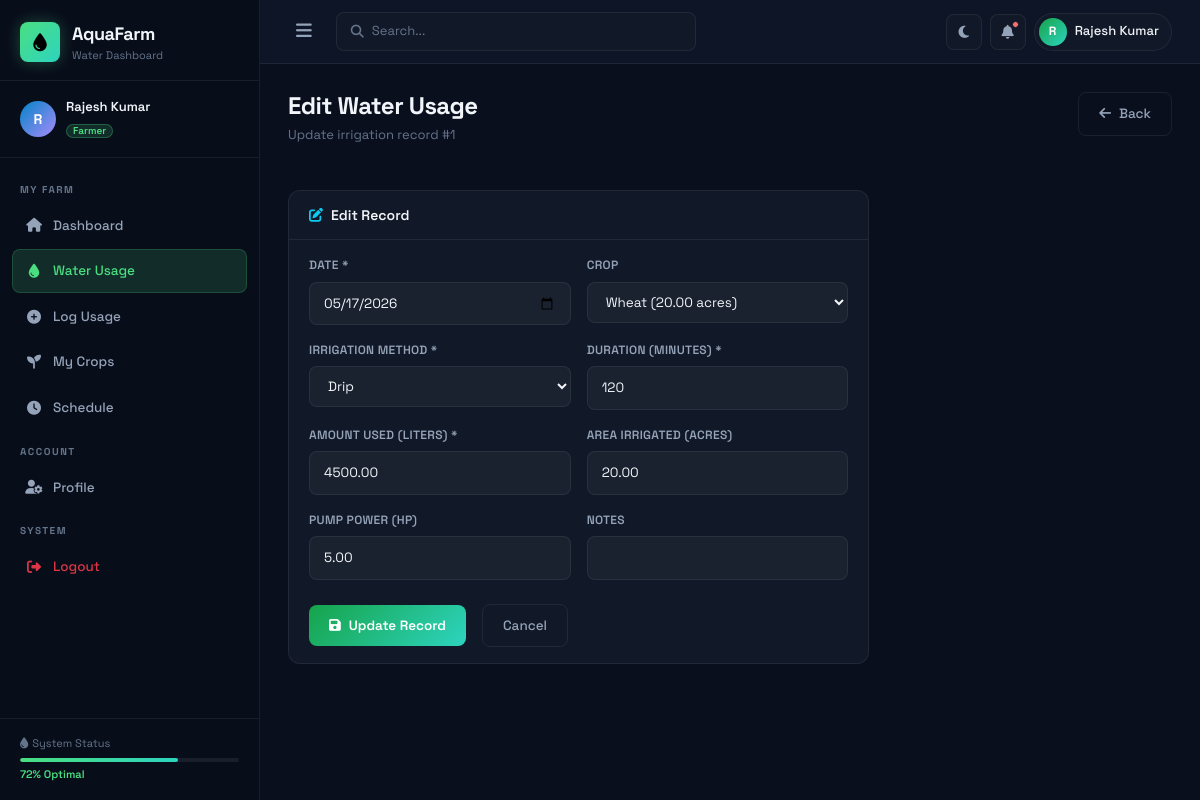
Screenshot of /water/edit/1 (signed in) with the database file from the repository.
### tables this page shows
CREATE TABLE IF NOT EXISTS water_usage (
    id INT AUTO_INCREMENT PRIMARY KEY,
    farmer_id INT NOT NULL,
    crop_id INT DEFAULT NULL,
    usage_date DATE NOT NULL,
    amount_used DECIMAL(10,2) NOT NULL COMMENT 'in liters',
    irrigation_method ENUM('drip', 'sprinkler', 'flood', 'furrow', 'subsurface') NOT NULL,
    duration_minutes INT NOT NULL,
    pump_power DECIMAL(5,2) DEFAULT NULL COMMENT 'in HP',
    area_irrigated DECIMAL(10,2) DEFAULT NULL COMMENT 'in acres',
    notes TEXT DEFAULT NULL,
    created_at TIMESTAMP DEFAULT CURRENT_TIMESTAMP,
    FOREIGN KEY (farmer_id) REFERENCES farmers(id) ON DELETE CASCADE,
    FOREIGN KEY (crop_id) REFERENCES crops(id) ON DELETE SET NULL
);

CREATE TABLE IF NOT EXISTS crops (
    id INT AUTO_INCREMENT PRIMARY KEY,
    farmer_id INT NOT NULL,
    crop_name VARCHAR(100) NOT NULL,
    crop_type ENUM('cereal', 'vegetable', 'fruit', 'pulse', 'oilseed', 'cash_crop') NOT NULL,
    area_planted DECIMAL(10,2) NOT NULL COMMENT 'in acres',
    planting_date DATE NOT NULL,
    expected_harvest DATE NOT NULL,
    water_requirement DECIMAL(10,2) NOT NULL COMMENT 'liters per day per acre',
    growth_stage ENUM('seedling', 'vegetative', 'flowering', 'fruiting', 'harvest') DEFAULT 'seedling',
    status ENUM('active', 'harvested', 'failed') DEFAULT 'active',
    created_at TIMESTAMP DEFAULT CURRENT_TIMESTAMP,
    FOREIGN KEY (farmer_id) REFERENCES farmers(id) ON DELETE CASCADE
);

### app/core/Controller.php (called while the page is built, shortened)
<?php
class Controller {
    protected function model($model) {
        $modelFile = BASE_PATH . '/app/models/' . $model . '.php';
        if (file_exists($modelFile)) {
            return new $model();
        }
        die("Model {$model} not found.");
    }
    protected function render($view, $data = [], $layout = 'main') {
        extract($data);
        $layoutFile = BASE_PATH . '/app/views/layouts/' . $layout . '.php';
        require_once $layoutFile;
    }
}

### app/controllers/WaterController.php (called while the page is built, shortened)
<?php
class WaterController extends Controller {
    public function edit($id) {
        $farmerModel = $this->model('FarmerModel');
        $waterModel  = $this->model('WaterUsageModel');
        $cropModel   = $this->model('CropModel');
        $farmer = $farmerModel->getByUserId($_SESSION['user_id']);
        $record = $waterModel->findById($id);
        $crops = $cropModel->getActiveCrops($farmer['id']);
        $this->render('water.edit', [
            'title'  => 'Edit Water Usage',
            'record' => $record,
            'crops'  => $crops,
        ], 'main');
    }
}

### app/core/Router.php (called while the page is built, shortened)
<?php
class Router {
    private $url;
    public function __construct() {
        $this->url = $this->parseUrl();
    }
    private function parseUrl() {
        if (isset($_GET['url'])) {
            return filter_var(rtrim($_GET['url'], '/'), FILTER_SANITIZE_URL);
        }
        return '';
    }
    public function route() {
        $urlParts = $this->url ? explode('/', $this->url) : [];
        $methodName = isset($urlParts[1]) && !empty($urlParts[1])
            ? strtolower($urlParts[1])
            : 'index';
        $params = array_slice($urlParts, 2);
        $controller = new $controllerName();
        call_user_func_array([$controller, $methodName], $params);
    }
}

### app/core/App.php (called while the page is built, shortened)
<?php
class App {
    public function __construct() {
        require_once BASE_PATH . '/app/core/Database.php';
        require_once BASE_PATH . '/app/core/Model.php';
        require_once BASE_PATH . '/app/core/Controller.php';
        require_once BASE_PATH . '/app/core/Router.php';
        require_once BASE_PATH . '/app/core/Helper.php';
        $router = new Router();
        $router->route();
    }
}

### public/index.php (called while the page is built, shortened)
<?php
require_once BASE_PATH . '/app/core/App.php';
new App();

### app/core/Database.php (called while the page is built, shortened)
<?php
class Database {
    private static $instance = null;
    private $connection;
    private function __construct() {
        $port = defined('DB_PORT') ? DB_PORT : '3306';
        $dsn = 'mysql:host=' . DB_HOST . ';port=' . $port . ';dbname=' . DB_NAME . ';charset=' . DB_CHARSET;
        $options = [
            PDO::ATTR_ERRMODE            => PDO::ERRMODE_EXCEPTION,
            PDO::ATTR_DEFAULT_FETCH_MODE => PDO::FETCH_ASSOC,
            PDO::ATTR_EMULATE_PREPARES   => false,
        ];
        try {
            $this->connection = new PDO($dsn, DB_USER, DB_PASS, $options);
        } catch (PDOException $e) {
            die(json_encode(['error' => 'Database connection failed: ' . $e->getMessage()]));
        }
    }
    public static function getInstance() {
        if (self::$instance === null) {
            self::$instance = new self();
        }
        return self::$instance;
    }
    public function query($sql, $params = []) {
        $stmt = $this->connection->prepare($sql);
        $stmt->execute($params);
        return $stmt;
    }
    public function fetchAll($sql, $params = []) { return $this->query($sql, $params)->fetchAll(); }
    public function fetch($sql, $params = []) { return $this->query($sql, $params)->fetch(); }
}

### app/core/Model.php (called while the page is built, shortened)
<?php
class Model {
    protected $db;
    protected $table;
    protected $primaryKey = 'id';
    public function __construct() {
        $this->db = Database::getInstance();
    }
    public function findById($id) {
        return $this->db->fetch(
            "SELECT * FROM {$this->table} WHERE {$this->primaryKey} = ?",
            [$id]
        );
    }
}

### app/models/FarmerModel.php (called while the page is built, shortened)
<?php
class FarmerModel extends Model {
    public function getByUserId($userId) {
        return $this->db->fetch(
            "SELECT f.*, u.name, u.email, u.role, u.last_login
             FROM farmers f
             JOIN users u ON u.id = f.user_id
             WHERE f.user_id = ?",
            [$userId]
        );
    }
}

### app/models/CropModel.php (called while the page is built, shortened)
<?php
class CropModel extends Model {
    public function getActiveCrops($farmerId) {
        return $this->db->fetchAll(
            "SELECT id, crop_name, crop_type, area_planted FROM crops
             WHERE farmer_id = ? AND status = 'active' ORDER BY crop_name ASC",
            [$farmerId]
        );
    }
}

### app/core/Helper.php (called while the page is built, shortened)
<?php
function e($str) {
    return htmlspecialchars($str ?? '', ENT_QUOTES, 'UTF-8');
}

### app/views/water/edit.php (the view, shortened to what this page needs)
<div class="page-header">
    <div>
        <h1 class="page-title">Edit Water Usage</h1>
        <p class="page-subtitle">Update irrigation record #<?= $record['id'] ?></p>
    </div>
    <a href="<?= APP_URL ?>/water" class="btn-outline-custom"><i class="fas fa-arrow-left me-2"></i>Back</a>
</div>
<div class="row g-4">
    <div class="col-lg-8">
        <div class="card-custom">
            <div class="card-header-custom">
                <h3 class="card-title-custom"><i class="fas fa-edit me-2 text-info"></i>Edit Record</h3>
            </div>
            <div class="card-body-custom">
                <form action="<?= APP_URL ?>/water/update/<?= $record['id'] ?>" method="POST" class="form-custom">
                    <div class="row g-3">
                        <div class="col-md-6">
                            <label class="form-label-custom">Date *</label>
                            <input type="date" name="usage_date" class="form-control-custom" value="<?= $record['usage_date'] ?>" required>
                        </div>
                        <div class="col-md-6">
                            <label class="form-label-custom">Crop</label>
                            <select name="crop_id" class="form-control-custom">
                                <?php foreach ($crops as $c): ?>
                                <option value="<?= $c['id'] ?>" <?= $record['crop_id'] == $c['id'] ? 'selected' : '' ?>>
                                    <?= e($c['crop_name']) ?> (<?= $c['area_planted'] ?> acres)
                                </option>
                                <?php endforeach; ?>
                            </select>
                        </div>
                        <div class="col-md-6">
                            <label class="form-label-custom">Irrigation Method *</label>
                            <select name="irrigation_method" class="form-control-custom" required>
                                <?php foreach (['drip','sprinkler','flood','furrow','subsurface'] as $m): ?>
                                <option value="<?= $m ?>" <?= $record['irrigation_method'] === $m ? 'selected' : '' ?>><?= ucfirst($m) ?></option>
                                <?php endforeach; ?>
                            </select>
                        </div>
                        <div class="col-md-6">
                            <label class="form-label-custom">Duration (minutes) *</label>
                            <input type="number" name="duration_minutes" class="form-control-custom" value="<?= $record['duration_minutes'] ?>" required>
                        </div>
                        <div class="col-md-6">
                            <label class="form-label-custom">Amount Used (liters) *</label>
                            <input type="number" name="amount_used" class="form-control-custom" value="<?= $record['amount_used'] ?>" step="0.01" required>
                        </div>
                        <div class="col-md-6">
                            <label class="form-label-custom">Area Irrigated (acres)</label>
                            <input type="number" name="area_irrigated" class="form-control-custom" value="<?= $record['area_irrigated'] ?>" step="0.01">
                        </div>
                        <div class="col-md-6">
                            <label class="form-label-custom">Pump Power (HP)</label>
                            <input type="number" name="pump_power" class="form-control-custom" value="<?= $record['pump_power'] ?>" step="0.01">
                        </div>
                        <div class="col-md-6">
                            <label class="form-label-custom">Notes</label>
                            <input type="text" name="notes" class="form-control-custom" value="<?= e($record['notes']) ?>">
                        </div>
                    </div>
                    <div class="form-actions mt-4">
                        <button type="submit" class="btn-primary-custom"><i class="fas fa-save me-2"></i>Update Record</button>
                        <a href="<?= APP_URL ?>/water" class="btn-outline-custom ms-2">Cancel</a>
                    </div>
                </form>
            </div>
        </div>
    </div>
</div>

### public/css/style.css (style rules this page uses)
:root { --bg-primary: #0a0f1e; --bg-secondary: #0d1526; --bg-card: #111827; --bg-card-hover: #1a2235; --bg-sidebar: #080d1a; --sidebar-w: 260px; --border: rgba(255,255,255,0.07); --border-hover: rgba(74,222,128,0.3); --green: #4ade80; --green-dark: #16a34a; --green-glow: rgba(74,222,128,0.15); --blue: #38bdf8; --blue-dark: #0284c7; --orange: #fb923c; --purple: #a78bfa; --red: #f87171; --teal: #2dd4bf; --yellow: #fbbf24; --text-primary: #f1f5f9; --text-secondary:#94a3b8; --text-muted: #64748b; --radius: 12px; --radius-sm: 8px; --shadow: 0 4px 24px rgba(0,0,0,0.4); --shadow-glow: 0 0 24px rgba(74,222,128,0.1); --font: 'Space Grotesk', sans-serif; --font-mono: 'DM Mono', monospace; --topbar-h: 64px; --transition: all 0.25s cubic-bezier(0.4,0,0.2,1); }
*,*::before,*::after { box-sizing:border-box;margin:0;padding:0 }
html { scroll-behavior:smooth }
body { font-family:var(--font);background:var(--bg-primary);color:var(--text-primary);font-size:14px;line-height:1.6;overflow-x:hidden;min-height:100vh }
a { color:var(--green);text-decoration:none }
.page-header { display:flex;align-items:flex-start;justify-content:space-between;gap:16px;margin-bottom:28px;flex-wrap:wrap }
.page-title { font-size:24px;font-weight:700;letter-spacing:-0.5px;color:var(--text-primary);margin:0 }
.page-subtitle { font-size:13px;color:var(--text-muted);margin-top:4px }
.btn-primary-custom { display:inline-flex;align-items:center;background:linear-gradient(135deg,var(--green-dark),var(--teal));color:#fff;border:none;border-radius:var(--radius-sm);padding:10px 20px;font-size:13.5px;font-weight:600;cursor:pointer;transition:var(--transition);white-space:nowrap;font-family:var(--font);text-decoration:none }
.btn-outline-custom { display:inline-flex;align-items:center;background:transparent;color:var(--text-secondary);border:1px solid var(--border);border-radius:var(--radius-sm);padding:10px 20px;font-size:13.5px;font-weight:500;cursor:pointer;transition:var(--transition);white-space:nowrap;font-family:var(--font);text-decoration:none }
.card-custom { background:var(--bg-card);border:1px solid var(--border);border-radius:var(--radius);overflow:hidden;transition:var(--transition) }
.card-header-custom { display:flex;align-items:center;justify-content:space-between;padding:16px 20px;border-bottom:1px solid var(--border) }
.card-title-custom { font-size:14px;font-weight:600;color:var(--text-primary);margin:0 }
.card-body-custom { padding:16px 20px }
.form-label-custom { display:block;font-size:12px;font-weight:600;color:var(--text-secondary);margin-bottom:6px;letter-spacing:0.3px;text-transform:uppercase }
.form-control-custom,.form-control-custom-sm { width:100%;background:rgba(255,255,255,0.04);border:1px solid var(--border);border-radius:var(--radius-sm);padding:10px 14px;color:var(--text-primary);font-family:var(--font);font-size:13.5px;transition:var(--transition);outline:none }
.form-control-custom::placeholder,.form-control-custom-sm::placeholder { color:var(--text-muted) }
select.form-control-custom,select.form-control-custom-sm { cursor:pointer }
select.form-control-custom option { background:var(--bg-card) }
.form-actions { display:flex;align-items:center;flex-wrap:wrap;gap:8px }
.stat-card,.card-custom { animation:fadeInUp 0.4s ease both }

### rows the page displays
water_usage: id "1", usage_date "05/17/2026", crop_id "Wheat (20.00 acres)", irrigation_method "Drip", duration_minutes "120", amount_used "4500.00", area_irrigated "20.00", pump_power "5.00"

### other values shown
substr($_SESSION['user_name'] ?? 'U', 0, 1) "R"
$_SESSION['user_name'] "Rajesh Kumar"
$_SESSION['user_role'] "Farmer"
